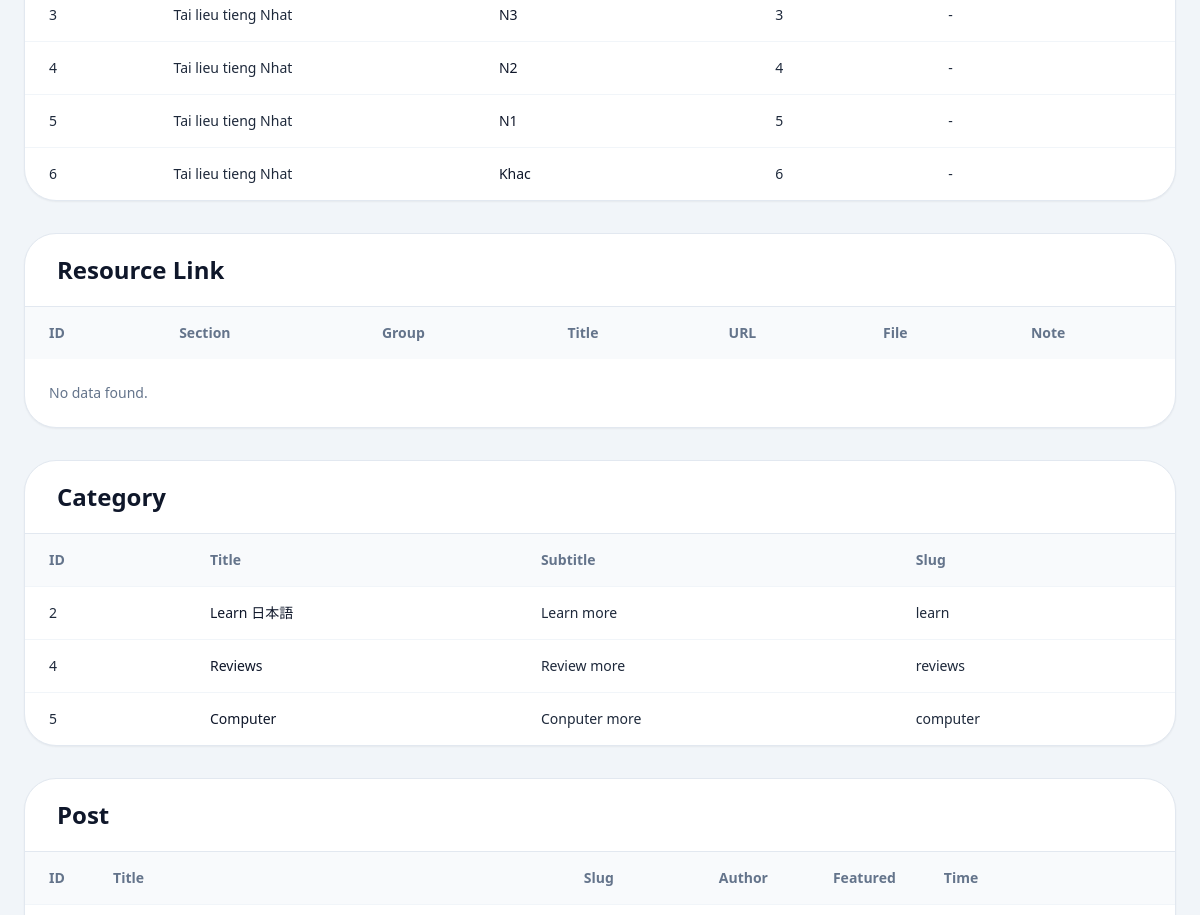
The app's page /sql/database/ (signed in, middle part), older data.
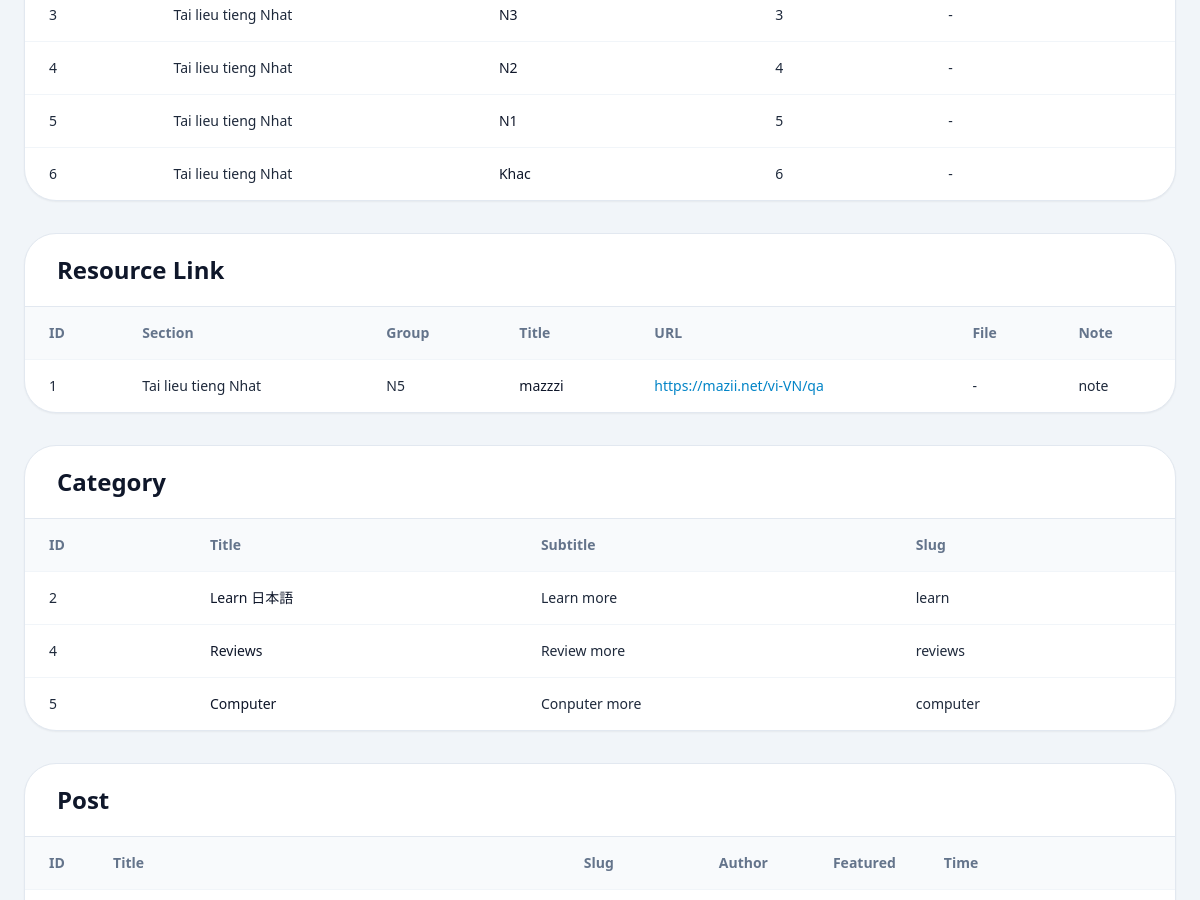
The same page, newer data.
### posts/models.py (models this page shows, shortened)
class ResourceGroup(models.Model):
    section = models.ForeignKey(
        ResourceSection,
        on_delete=models.CASCADE,
        related_name="groups",
    )
    title = models.CharField(max_length=100)
    description = models.TextField(blank=True)
    display_order = models.PositiveIntegerField(default=0)
    class Meta:
        ordering = ["display_order", "title"]
        unique_together = ("section", "title")

class ResourceSection(models.Model):
    title = models.CharField(max_length=100)
    slug = models.SlugField(unique=True)
    description = models.TextField(blank=True)
    display_order = models.PositiveIntegerField(default=0)
    class Meta:
        ordering = ["display_order", "title"]

class Category(models.Model):
    title = models.CharField(max_length=20)
    subtitle = models.CharField(max_length=20)
    slug = models.SlugField()
    thumbnail = models.ImageField()

class ResourceLink(models.Model):
    group = models.ForeignKey(
        ResourceGroup,
        on_delete=models.CASCADE,
        related_name="links",
    )
    title = models.CharField(max_length=150)
    url = models.URLField(blank=True)
    document = models.FileField(upload_to="resources/files/", blank=True)
    note = models.CharField(max_length=255, blank=True)
    display_order = models.PositiveIntegerField(default=0)
    class Meta:
        ordering = ["display_order", "title"]
        unique_together = ("group", "title")

### posts/views.py (the view, shortened to what this page needs)
# urls.py: path('sql/database/', resource_admin_database, name='resource_admin_database'),
@staff_required
def resource_admin_database(request):
    query = request.GET.get("q", "").strip()
    selected_section = request.GET.get("section", "").strip()
    sections = ResourceSection.objects.prefetch_related("groups__links")
    groups = ResourceGroup.objects.select_related("section")
    links = ResourceLink.objects.select_related("group", "group__section")
    categories = Category.objects.all()
    posts = Post.objects.select_related("author").prefetch_related("categories").order_by("-timestamp")
    if selected_section:
        sections = sections.filter(id=selected_section)
        groups = groups.filter(section_id=selected_section)
        links = links.filter(group__section_id=selected_section)
    context = {
        "sections": sections,
        "groups": groups,
        "links": links,
        "categories": categories,
        "posts": posts,
        "query": query,
        "selected_section": selected_section,
        "all_sections": ResourceSection.objects.all(),
    }
    return render(request, "resource_admin/database.html", context)

### posts/models.py (called while the page is built)
    def __str__(self):
        return self.user.username

### posts/views.py (called while the page is built)
def staff_required(view_func):
    @wraps(view_func)
    @login_required(login_url="resource_admin_login")
    @user_passes_test(
        lambda user: user.is_staff or user.is_superuser,
        login_url="resource_admin_login",
    )
    def _wrapped_view(request, *args, **kwargs):
        return view_func(request, *args, **kwargs)
    return _wrapped_view

### templates/resource_admin/database.html (shortened to what the changed rows need)
{% extends 'resource_admin/base.html' %}
{% block content %}
<section class="space-y-8">
  <article class="overflow-hidden rounded-[2rem] border border-slate-200 bg-white shadow-sm">
    <div class="overflow-x-auto">
      <table class="min-w-full text-left text-sm">
        <tbody>
          {% for group in groups %}
          <tr class="border-t border-slate-100">
            <td class="px-6 py-4">{{ group.id }}</td>
            <td class="px-6 py-4">{{ group.section.title }}</td>
            <td class="px-6 py-4 font-medium text-slate-900">{{ group.title }}</td>
            <td class="px-6 py-4">{{ group.display_order }}</td>
            <td class="px-6 py-4">{{ group.description|default:"-" }}</td>
          </tr>
          {% empty %}
          <tr><td colspan="5" class="px-6 py-6 text-slate-500">No data found.</td></tr>
          {% endfor %}
        </tbody>
      </table>
    </div>
  </article>
  <article class="overflow-hidden rounded-[2rem] border border-slate-200 bg-white shadow-sm">
    <div class="border-b border-slate-200 px-8 py-5">
      <h2 class="text-2xl font-semibold text-slate-900">Resource Link</h2>
    </div>
    <div class="overflow-x-auto">
      <table class="min-w-full text-left text-sm">
        <thead class="bg-slate-50 text-slate-500">
          <tr>
            <th class="px-6 py-4">ID</th>
            <th class="px-6 py-4">Section</th>
            <th class="px-6 py-4">Group</th>
            <th class="px-6 py-4">Title</th>
            <th class="px-6 py-4">URL</th>
            <th class="px-6 py-4">File</th>
            <th class="px-6 py-4">Note</th>
          </tr>
        </thead>
        <tbody>
          {% for link in links %}
          <tr class="border-t border-slate-100 align-top">
            <td class="px-6 py-4">{{ link.id }}</td>
            <td class="px-6 py-4">{{ link.group.section.title }}</td>
            <td class="px-6 py-4">{{ link.group.title }}</td>
            <td class="px-6 py-4 font-medium text-slate-900">{{ link.title }}</td>
            <td class="px-6 py-4 break-all">
              {% if link.url %}
              <a href="{{ link.url }}" target="_blank" rel="noopener noreferrer" class="text-sky-600 hover:underline">{{ link.url }}</a>
              {% else %}
              -
              {% endif %}
            </td>
            <td class="px-6 py-4 break-all">
              {% if link.document %}
              <a href="{{ link.document.url }}" target="_blank" rel="noopener noreferrer" class="text-emerald-600 hover:underline">{{ link.document.name|cut:"resources/files/" }}</a>
              {% else %}
              -
              {% endif %}
            </td>
            <td class="px-6 py-4">{{ link.note|default:"-" }}</td>
          </tr>
          {% empty %}
          <tr><td colspan="7" class="px-6 py-6 text-slate-500">No data found.</td></tr>
          {% endfor %}
        </tbody>
      </table>
    </div>
  </article>
  <article class="overflow-hidden rounded-[2rem] border border-slate-200 bg-white shadow-sm">
    <div class="border-b border-slate-200 px-8 py-5">
      <h2 class="text-2xl font-semibold text-slate-900">Category</h2>
    </div>
    <div class="overflow-x-auto">
      <table class="min-w-full text-left text-sm">
        <thead class="bg-slate-50 text-slate-500">
          <tr>
            <th class="px-6 py-4">ID</th>
            <th class="px-6 py-4">Title</th>
            <th class="px-6 py-4">Subtitle</th>
            <th class="px-6 py-4">Slug</th>
          </tr>
        </thead>
        <tbody>
          {% for category in categories %}
          <tr class="border-t border-slate-100">
            <td class="px-6 py-4">{{ category.id }}</td>
            <td class="px-6 py-4 font-medium text-slate-900">{{ category.title }}</td>
            <td class="px-6 py-4">{{ category.subtitle }}</td>
            <td class="px-6 py-4">{{ category.slug }}</td>
          </tr>
          {% empty %}
          <tr><td colspan="4" class="px-6 py-6 text-slate-500">No data found.</td></tr>
          {% endfor %}
        </tbody>
      </table>
    </div>
  </article>
  <article class="overflow-hidden rounded-[2rem] border border-slate-200 bg-white shadow-sm">
    <div class="border-b border-slate-200 px-8 py-5">
      <h2 class="text-2xl font-semibold text-slate-900">Post</h2>
    </div>
    <div class="overflow-x-auto">
      <table class="min-w-full text-left text-sm">
        <thead class="bg-slate-50 text-slate-500">
          <tr>
            <th class="px-6 py-4">ID</th>
            <th class="px-6 py-4">Title</th>
            <th class="px-6 py-4">Slug</th>
            <th class="px-6 py-4">Author</th>
            <th class="px-6 py-4">Featured</th>
            <th class="px-6 py-4">Time</th>
          </tr>
        </thead>
      </table>
    </div>
  </article>
</section>
{% endblock content %}

Row changes from the older to the newer data that the page shows:
added ResourceLink: id "1", group.section "Tai lieu tieng Nhat", group "N5", title "mazzzi", url "https://mazii.net/vi-VN/qa", note "note"
Text that changed along with them:
text no longer shown: "No data found."
